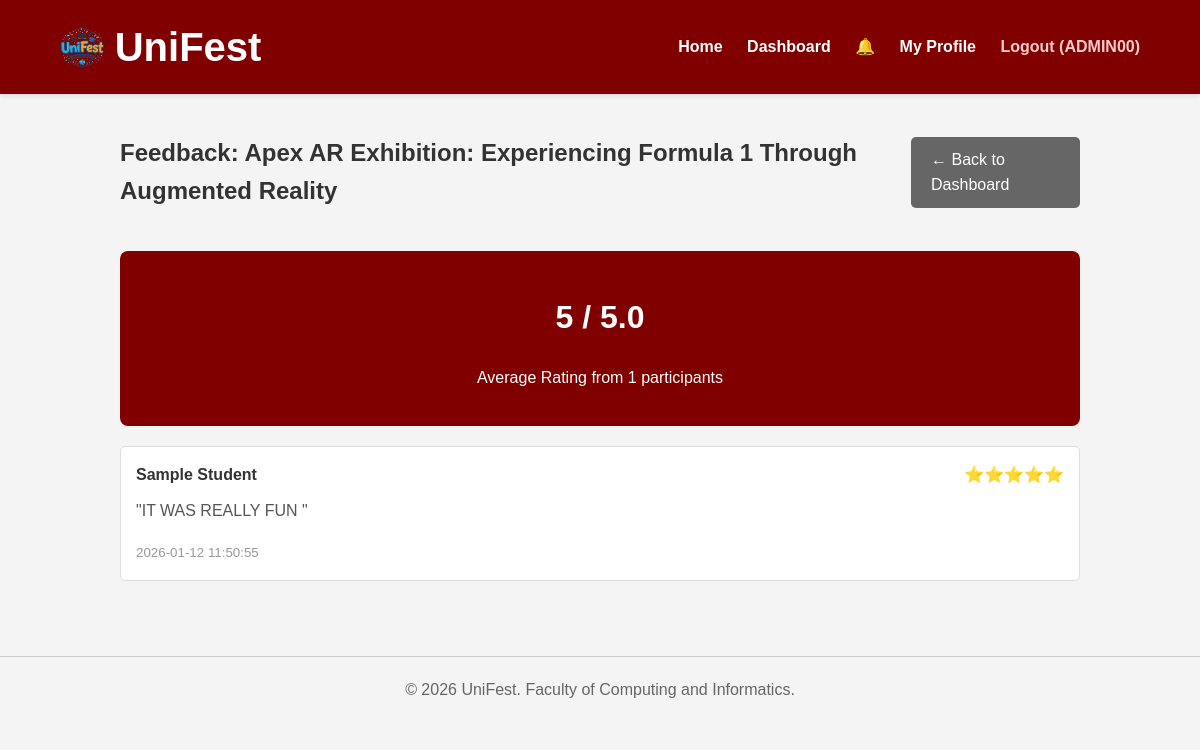
/view_feedback.php?id=1 (signed in), run on the app's committed database.
### tables this page shows
CREATE TABLE `events` (
  `id` int(11) NOT NULL,
  `event_name` varchar(255) NOT NULL,
  `description` text NOT NULL,
  `organizer_id` int(11) NOT NULL,
  `contact_person` varchar(100) DEFAULT NULL,
  `contact_no` varchar(20) DEFAULT NULL,
  `type` enum('Workshop','Seminar','Competition','Festival','Sport','Course') NOT NULL,
  `venue` varchar(255) NOT NULL,
  `event_date` date NOT NULL,
  `event_time` time NOT NULL,
  `mode` enum('Physical','Online','Hybrid') NOT NULL,
  `registration_close_date` date NOT NULL,
  `max_participants` int(11) DEFAULT NULL,
  `fee` decimal(10,2) NOT NULL DEFAULT 0.00,
  `remarks` text DEFAULT NULL,
  `poster` varchar(255) DEFAULT NULL,
  `status` enum('pending','approved','archived') DEFAULT 'pending',
  `visibility` enum('public','university') NOT NULL DEFAULT 'public'
);

CREATE TABLE `feedback` (
  `id` int(11) NOT NULL,
  `event_id` int(11) NOT NULL,
  `user_id` int(11) NOT NULL,
  `rating` int(11) NOT NULL,
  `comment` text DEFAULT NULL,
  `created_at` timestamp NOT NULL DEFAULT current_timestamp()
);

CREATE TABLE `users` (
  `id` int(11) NOT NULL,
  `category` enum('Staff','Student','Public','Admin') NOT NULL,
  `name` varchar(100) NOT NULL,
  `email` varchar(100) NOT NULL,
  `phone` varchar(20) NOT NULL,
  `organization` varchar(100) NOT NULL,
  `interested_categories` text NOT NULL,
  `password` varchar(255) NOT NULL,
  `role` enum('admin','staff','student','public') NOT NULL DEFAULT 'public',
  `created_at` timestamp NOT NULL DEFAULT current_timestamp(),
  `status` enum('active','suspended') DEFAULT 'active'
);

### view_feedback.php (the view, shortened to what this page needs)
<?php
require 'config/db.php';
require 'includes/header.php';
$event_id = $_GET['id'];
$stmt = $pdo->prepare("SELECT * FROM events WHERE id = ?");
$stmt->execute([$event_id]);
$event = $stmt->fetch();
$sql = "SELECT f.*, u.name FROM feedback f JOIN users u ON f.user_id = u.id WHERE f.event_id = ? ORDER BY f.created_at DESC";
$stmt = $pdo->prepare($sql);
$stmt->execute([$event_id]);
$feedbacks = $stmt->fetchAll();
$avg_rating = 0;
if (count($feedbacks) > 0) {
    $sum = 0;
    foreach ($feedbacks as $f) $sum += $f['rating'];
    $avg_rating = round($sum / count($feedbacks), 1);
}
?>
<div style="display:flex; justify-content:space-between; align-items:center; margin-bottom: 20px;">
    <h2>Feedback: <?= htmlspecialchars($event['event_name']) ?></h2>
    <a href="dashboard.php" class="btn" style="background: #666;">&larr; Back to Dashboard</a>
</div>
<div style="background: var(--primary-color); color: white; padding: 20px; border-radius: 8px; margin-bottom: 20px; text-align: center;">
    <h1><?= $avg_rating ?> / 5.0</h1>
    <p>Average Rating from <?= count($feedbacks) ?> participants</p>
</div>
<div class="feedback-list">
    <?php if (count($feedbacks) > 0): ?>
        <?php foreach ($feedbacks as $fb): ?>
            <div style="background: white; border: 1px solid #ddd; padding: 15px; margin-bottom: 15px; border-radius: 5px;">
                <div style="display:flex; justify-content:space-between;">
                    <strong><?= htmlspecialchars($fb['name']) ?></strong>
                    <span style="color: #f39c12;">
                        <?= str_repeat("⭐", $fb['rating']) ?>
                    </span>
                </div>
                <p style="margin-top: 10px; color: #555;">"<?= htmlspecialchars($fb['comment']) ?>"</p>
                <small style="color: #999;"><?= $fb['created_at'] ?></small>
            </div>
        <?php endforeach; ?>
    <?php else: ?>
        <p style="text-align: center;">No feedback has been submitted yet.</p>
    <?php endif; ?>
</div>
<?php require 'includes/footer.php'; ?>

### assets/style.css (style rules this page uses)
:root { --primary-color: #800000; --secondary-color: #333; --bg-color: #f4f4f4; --text-color: #333; }
body { font-family: Arial, sans-serif; background-color: var(--bg-color); margin: 0; padding: 0; color: var(--text-color); line-height: 1.6; }
.btn { display: inline-block; background-color: var(--primary-color); color: white; padding: 10px 20px; text-decoration: none; border-radius: 5px; border: none; cursor: pointer; font-size: 1rem; }

### data on the page
events: event_name "Apex AR Exhibition: Experiencing Formula 1 Through Augmented Reality"
feedback: user.name "Sample Student", rating "⭐⭐⭐⭐⭐", comment "IT WAS REALLY FUN", created_at "2026-01-12 11:50:55"

### other printed values
$_SESSION['user_name'] "ADMIN00"
$avg_rating "5"
count($feedbacks) "1"
